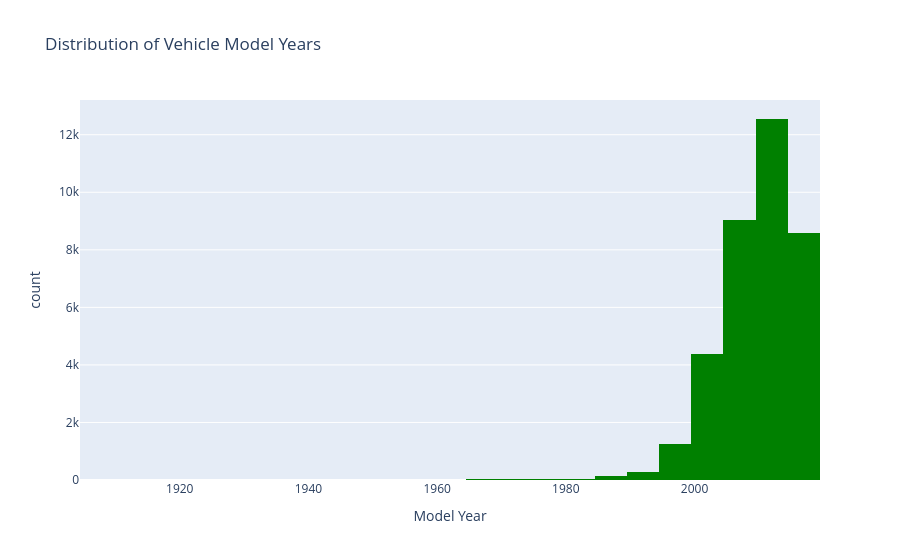

Notebook cell for this chart:
### Markdown cell above
This histogram shows the distribution of vehicle prices in the dataset. The x-axis represents price in dollars, while the y-axis shows the number of listings within each price range. The data is divided into 50 bins, allowing us to see how prices are spread out. A peak in certain price ranges may indicate common pricing trends, while any skewness (such as more listings at lower or higher prices) can help identify market patterns. This visualization helps in understanding typical vehicle prices and identifying any outliers.

### Code cell
fig = px.histogram(df, x="model_year", nbins=30, title="Distribution of Vehicle Model Years",
                   labels={"model_year": "Model Year"}, color_discrete_sequence=["green"])
fig.show()

### Figure 1 — Plotly figure (JSON) as saved in the notebook; plotly's stock layout.template omitted (floating-point values rounded to 4 significant figures; data arrays with more than 128 entries replaced by an {"elided": "..."} marker saying what was removed)
{"data": [{"alignmentgroup": "True", "bingroup": "x", "hovertemplate": "Model Year=%{x}<br>count=%{y}<extra></extra>", "legendgroup": "", "marker": {"color": "green", "pattern": {"shape": ""}}, "name": "", "nbinsx": 30, "offsetgroup": "", "orientation": "v", "showlegend": false, "type": "histogram", "x": {"elided": "36419 int values"}, "xaxis": "x", "yaxis": "y"}], "layout": {"autosize": true, "barmode": "relative", "legend": {"tracegroupgap": 0}, "title": {"text": "Distribution of Vehicle Model Years"}, "xaxis": {"anchor": "y", "autorange": true, "domain": [0, 1], "range": [1904.0, 2020.0], "title": {"text": "Model Year"}, "type": "linear"}, "yaxis": {"anchor": "x", "autorange": true, "domain": [0, 1], "range": [0, 13210.0], "title": {"text": "count"}}}}
